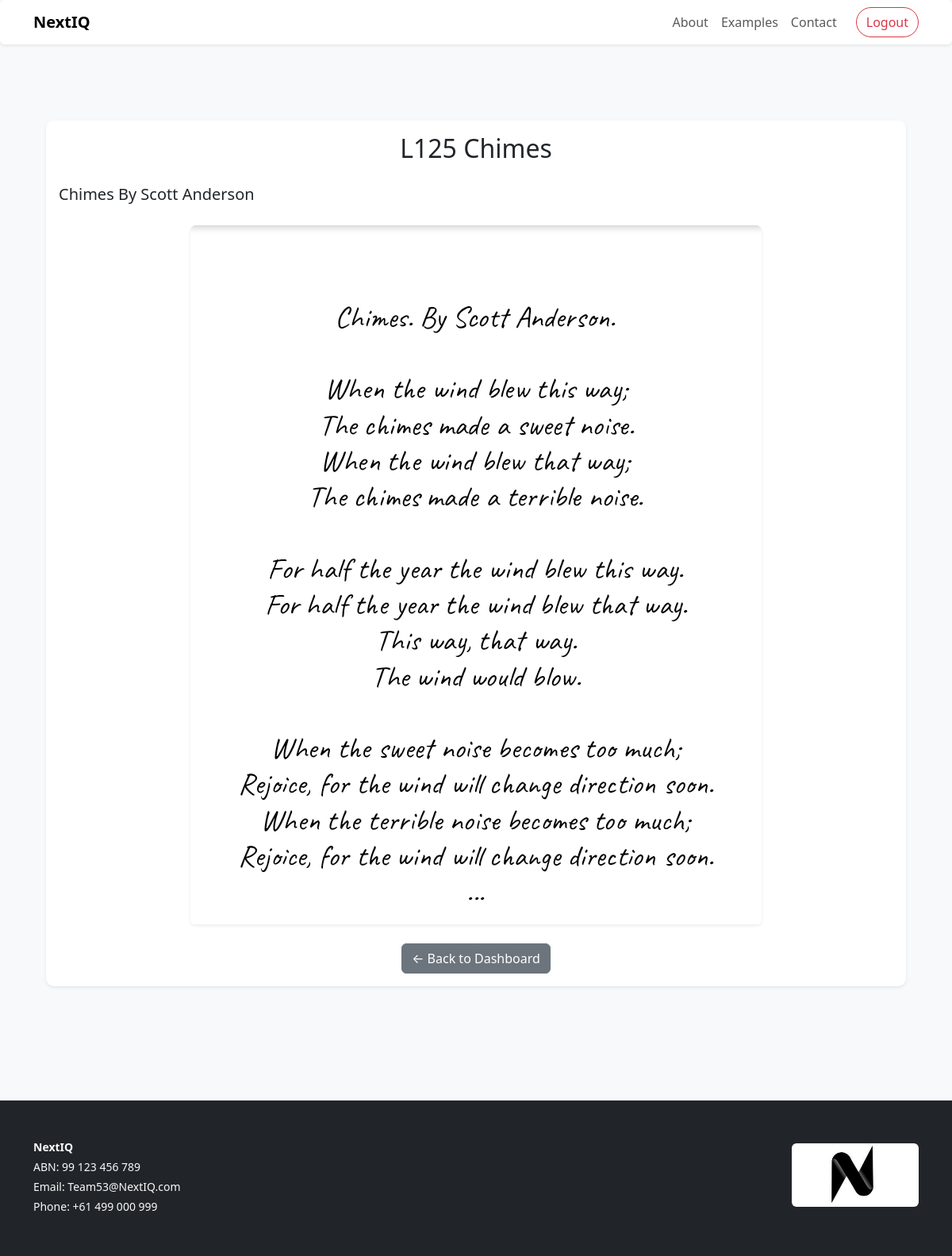
The app's page /lesson/1/ (signed in) with its own data.
### core/models.py (models this page shows, shortened)
class Lesson(models.Model):
    title = models.CharField(max_length=255)
    description = models.TextField()
    audio = models.FileField(upload_to='lesson_audio/', blank=True, null=True)
    image = models.ImageField(upload_to='lesson_images/', blank=True, null=True)

class SiteSetting(models.Model):
    org_name = models.CharField(max_length=200, blank=True, default="Alloneword")
    abn = models.CharField(max_length=50, blank=True, default="")
    contact_email = models.EmailField(blank=True, default="")
    phone = models.CharField(max_length=50, blank=True, default="")
    footer_note = models.TextField(blank=True, default="")
    banner_image = models.ImageField(upload_to="banners/", null=True, blank=True)
    banner_text = models.TextField(blank=True, default="")
    class Meta:
        verbose_name = "Site Setting"
        verbose_name_plural = "Site Settings"
    @classmethod
    def get(cls):
        obj = cls.objects.first()
        if not obj:
            obj = cls.objects.create()
        return obj

### core/views.py (the view)
# urls.py: path('lesson/<int:lesson_id>/', views.lesson_detail, name='lesson_detail'),
@login_required
def lesson_detail(request, lesson_id):
    lesson = get_object_or_404(Lesson, id=lesson_id)
    return render(request, 'core/lesson_detail.html', {'lesson': lesson})

### core/context_processors.py (called while the page is built)
def site_settings(request):
    return {
        "SITE": SiteSetting.get()
    }

### core/templates/core/lesson_detail.html (shortened to what this page needs)
{% extends 'core/base.html' %}
{% block content %}
<div class="container my-5">
  <div class="card shadow-sm border-0">
    <div class="card-body">
      <h2 class="card-title text-center mb-4">{{ lesson.title }}</h2>
      <div class="mb-4">
        <p class="fs-5">{{ lesson.description }}</p>
      </div>
      {% if lesson.image %}
      <div class="text-center">
        <img src="{{ lesson.image.url }}" alt="{{ lesson.title }}" class="img-fluid rounded shadow-sm">
      </div>
      {% endif %}
      <div class="mt-4 text-center">
        <a href="{% url 'student_dashboard' %}" class="btn btn-secondary">← Back to Dashboard</a>
      </div>
    </div>
  </div>
</div>
{% endblock %}

### core/templates/core/base.html (shortened to what this page needs)
{% load static %}
<!doctype html>
<html lang="en">
<head>
  <link href="https://cdn.jsdelivr.net/npm/bootstrap@5.3.1/dist/css/bootstrap.min.css" rel="stylesheet">
  <link href="{% static 'core/css/custom.css' %}" rel="stylesheet">
</head>
<body class="bg-light d-flex flex-column min-vh-100">
<nav class="navbar navbar-expand-lg navbar-light bg-white shadow-sm rounded">
  <div class="container">
    <a class="navbar-brand fw-bold" href="{% url 'home' %}">NextIQ</a>
    <div class="collapse navbar-collapse" id="navbarNav">
      <ul class="navbar-nav ms-auto align-items-center">
        <li class="nav-item">
          <a class="nav-link" href="{% url 'about_page' %}">About</a>
        </li>
        <li class="nav-item">
          <a class="nav-link" href="{% url 'examples_list' %}">Examples</a>
        </li>
        <li class="nav-item">
          <a class="nav-link" href="{% url 'contact_page' %}">Contact</a>
        </li>
        {% if user.is_authenticated %}
          <li class="nav-item ms-3">
            <form action="{% url 'logout' %}" method="post" class="d-inline">
              <button type="submit" class="btn btn-outline-danger rounded-pill">Logout</button>
            </form>
          </li>
        {% endif %}
      </ul>
    </div>
  </div>
</nav>
<main class="py-5 px-3 container flex-grow-1">
  {% block content %}{% endblock %}
</main>
<footer class="bg-dark text-light py-5 mt-5">
  <div class="container d-flex flex-column flex-md-row justify-content-between align-items-center">
    <div class="text-center text-md-start mb-3 mb-md-0 small">
      {% if SITE %}
        <p class="mb-1"><strong>{{ SITE.org_name|default:"Organization Name" }}</strong></p>
        {% if SITE.abn %}<p class="mb-1">ABN: {{ SITE.abn }}</p>{% endif %}
        {% if SITE.contact_email %}
          <p class="mb-1">Email:
            <a href="mailto:{{ SITE.contact_email }}" class="text-light text-decoration-none">{{ SITE.contact_email }}</a>
          </p>
        {% endif %}
        {% if SITE.phone %}
          <p class="mb-1">Phone:
            <a href="tel:{{ SITE.phone }}" class="text-light text-decoration-none">{{ SITE.phone }}</a>
          </p>
        {% endif %}
      {% else %}
        <p class="text-muted mb-0">Footer details not configured.</p>
      {% endif %}
    </div>
    <div class="text-center text-md-end">
      {% if SITE.banner_image %}
        <img src="{{ SITE.banner_image.url }}" class="rounded mb-2" style="max-height: 80px;" alt="Site Banner">
      {% endif %}
    </div>
  </div>
</footer>
</body>
</html>

### static/core/css/custom.css (style rules this page uses)
body { background-color: #f8f9fa; }
.card { border-radius: 10px; box-shadow: 0 4px 6px rgba(0, 0, 0, 0.1); }

### records on screen
Lesson: title "L125 Chimes", description "Chimes By Scott Anderson", image (picture)
SiteSetting: org_name "NextIQ", abn "99 123 456 789", contact_email "Team53@NextIQ.com", phone "+61 499 000 999", banner_image (picture)
